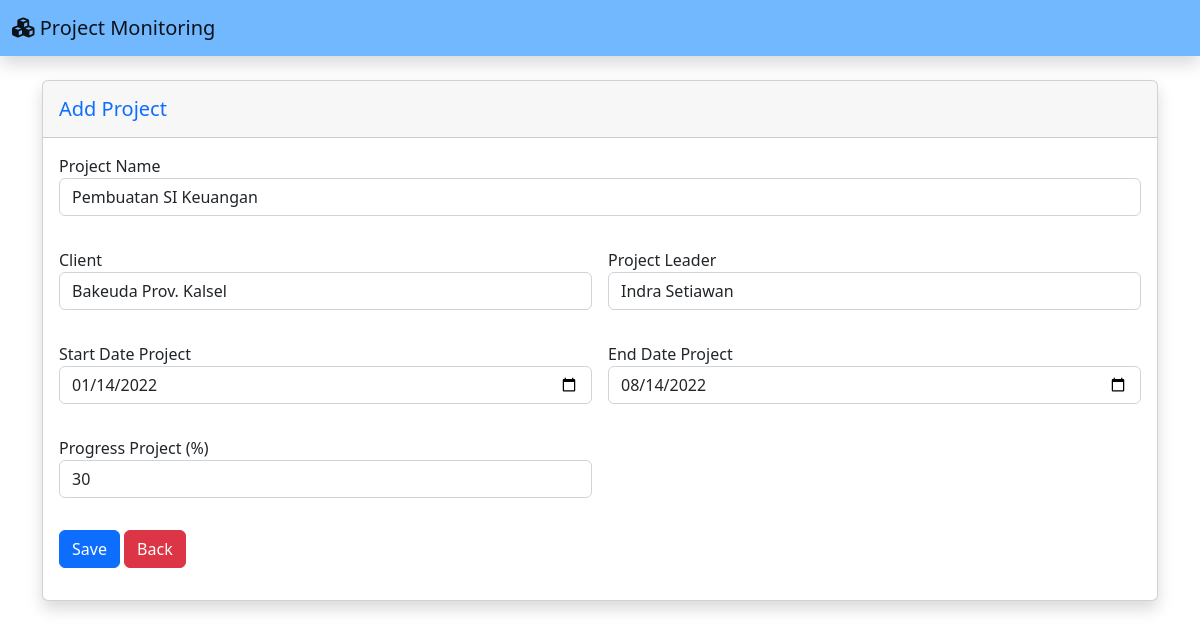
The page /data-project.php?&hal=edit&id=1 (signed in) on the database as committed earlier.
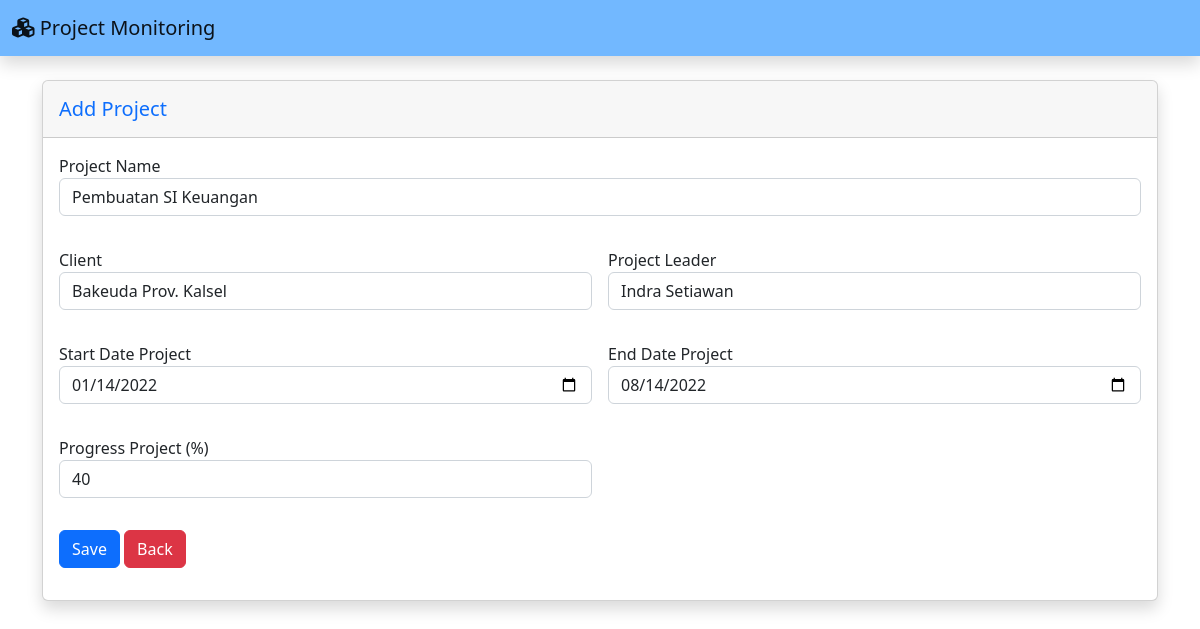
The same page on the database as committed later.
### tables this page shows
CREATE TABLE `projects` (
  `id_project` bigint(20) UNSIGNED NOT NULL,
  `project_name` varchar(255) NOT NULL,
  `client_name` varchar(255) NOT NULL,
  `start_date` date NOT NULL,
  `end_date` date NOT NULL,
  `progress` int(11) NOT NULL,
  `leader_id` bigint(20) UNSIGNED NOT NULL,
  `created_at` timestamp NULL DEFAULT NULL,
  `updated_at` timestamp NULL DEFAULT NULL
);

CREATE TABLE `leaders` (
  `id` bigint(20) UNSIGNED NOT NULL,
  `leader_name` varchar(255) NOT NULL,
  `leader_email` varchar(255) NOT NULL,
  `image_path` varchar(255) NOT NULL,
  `created_at` timestamp NULL DEFAULT NULL,
  `updated_at` timestamp NULL DEFAULT NULL
);

### function/crudfunction.php (called while the page is built, shortened)
<?php
include 'connection.php';
if (isset($_GET['hal'])) {
    if ($_GET['hal'] == 'edit') {
        $selectData = mysqli_query(
            $connect,
            "SELECT * FROM projects JOIN leaders WHERE projects.leader_id = leaders.id AND projects.id_project = '$_GET[id]'"
        );
        $tampilData = mysqli_fetch_array($selectData);
        if ($tampilData) {
            $Tproject_name = $tampilData['project_name'];
            $Tclient_name = $tampilData['client_name'];
            $Tstart_date = $tampilData['start_date'];
            $Tend_date = $tampilData['end_date'];
            $Tprogress = $tampilData['progress'];
            $Tleader_id = $tampilData['leader_id'];
            $Tleader_name = $tampilData['leader_name'];
        }
    } elseif ($_GET['hal'] == 'delete') {
        deleteData();
    }
}

### data-project.php (the view, shortened to what this page needs)
<?php
include 'function/crudfunction.php';
?>
<!DOCTYPE html>
<html lang="en">
<head>
    <link href="https://cdn.jsdelivr.net/npm/bootstrap@5.2.3/dist/css/bootstrap.min.css" rel="stylesheet"
>
</head>
<body>
    <nav class="navbar navbar-expand navbar-light topbar mb-4 static-top shadow" style="background-color: #72b8ff;">
        <div class="container-fluid">
            <a class="navbar-brand d-inline-block" href="#">
                <i class="fa-solid fa-cubes" alt="Logo" width="30" height="24"
                    class="d-inline-block align-text-top"></i>
                Project Monitoring
            </a>
        </div>
    </nav>
    <div class="container">
        <div class="card shadow mb-4">
            <div class="card-header d-flex justify-content-between py-3">
                <h5 class="m-0 font-weight-bold text-primary d-md-inline">Add Project</h5>
            </div>
            <div class="card-body">
                <form method="post" action="" class="row g-3">
                    <div class="col-md-12 mb-3">
                        <label for="project_name">Project Name</label>
                        <input class="form-control" type="text" name="project_name" value="<?= @$Tproject_name ?>"
                            id="project_name" autocomplete="off">
                    </div>
                    <div class="col-md-6 mb-3">
                        <label for="client_name">Client</label>
                        <input class="form-control" type="text" name="client_name" value="<?= @$Tclient_name ?>"
                            id="client_name" autocomplete="off">
                    </div>
                    <div class="col-md-6 mb-3">
                        <label for="leader_id">Project Leader</label>
                        <select class="selectpicker form-control" name="leader_id">
                            <?php if (isset($Tleader_id)) {
                                echo '
                                            <option selected value="' .
                                    $Tleader_id .
                                    '">' .
                                    $Tleader_name .
                                    '</option>
                                            ';
                            } ?>
                        </select>
                    </div>
                    <div class="col-md-6 mb-3">
                        <label for="start_date">Start Date Project</label>
                        <input class="form-control" type="date" name="start_date" value="<?= @$Tstart_date ?>"
                            id="start_date" autocomplete="off">
                    </div>
                    <div class="col-md-6 mb-3">
                        <label for="end_date">End Date Project</label>
                        <input class="form-control" type="date" name="end_date" value="<?= @$Tend_date ?>" id="end_date"
                            autocomplete="off">
                    </div>
                    <div class="col-md-6 mb-3">
                        <label for="progress">Progress Project (%)</label>
                        <input class="form-control" type="text" name="progress" value="<?= @$Tprogress ?>"
                            id="client_name" autocomplete="off">
                    </div>
                    <div class="col-12 mb-3 d-flex">
                        <div class="col-6">
                            <button type="submit" name="submit" class="btn btn-primary float-right">Save</button>
                            <a href="index.php" type="back" name="back" class="btn btn-danger float-right">Back</a>
                        </div>
                    </div>
                </form>
            </div>
        </div>
    </div>
</body>
</html>

Rows that differ between the two databases and show on the page:
changed projects "Pembuatan SI Keuangan": progress "30" → "40"
